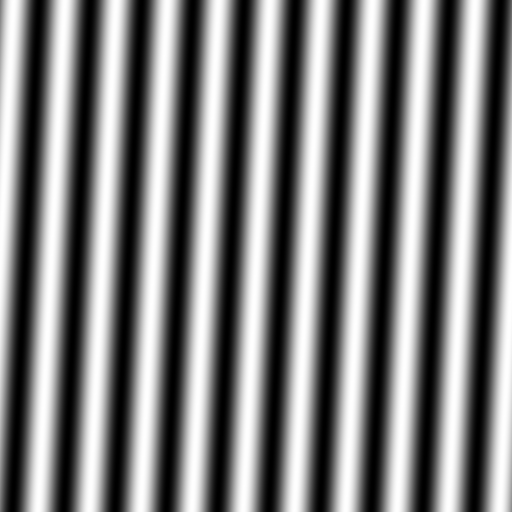
%> input picture aaa.png, 512 x 512 px
$ octave sim_paper3.m   (GNU Octave 9; MATLAB toolbox functions it lacks are replaced by stand-ins)
%> lines starting %> are read from the running program, lines starting %| are printed output that depends on the picture
### PsfOtf.m
function [yy0,OTF2dc] = PsfOtf(w,scale)

% AIM: To generate PSF and OTF using Bessel function
% INPUT VARIABLES
%   w: image size
%   scale: a parameter used to adjust PSF/OTF width
% OUTPUT VRAIBLES
%   yyo: system PSF
%   OTF2dc: system OTF

clear all;
close all;
w=512;
x = linspace(0,w-1,w);
y = linspace(0,w-1,w);
[X,Y] = meshgrid(x,y);

% Generation of the PSF with Besselj.
 scale = 0.63*20/75.23;
R=sqrt(min(X,abs(X-w)).^2+min(Y,abs(Y-w)).^2);
yy=abs(2*besselj(1,scale*R+eps,1)./(scale*R+eps)).^2; %0.5 is introduced to make PSF wider
yy0 = fftshift(yy);
 figure;
 mesh(X,Y,yy0)
 figure;
 imshow(yy0,[])
axis square

%Generate 2D OTF.
OTF2d=fft2(yy);
OTF2dmax = max(max(abs(OTF2d)));
OTF2d = OTF2d./OTF2dmax;
OTF2dc = abs(fftshift(OTF2d));
 figure;
mesh(abs(OTF2dc))
 title('OTF of the system')
 figure;
 imshow(OTF2dc,[])
axis square
imwrite(im2uint8(mat2gray(abs(OTF2dc))),['Ootf25.tif'],'tiff');

### sim_paper3.m
 aaa= imread('aaa.png');
%> aaa is the input picture: size 512x512 uint16; min 0, max 65535, mean 32740.3
    aaa= im2double(aaa);
%> aaa: size 512x512 double
     aaaa= imread('aaaa.png');
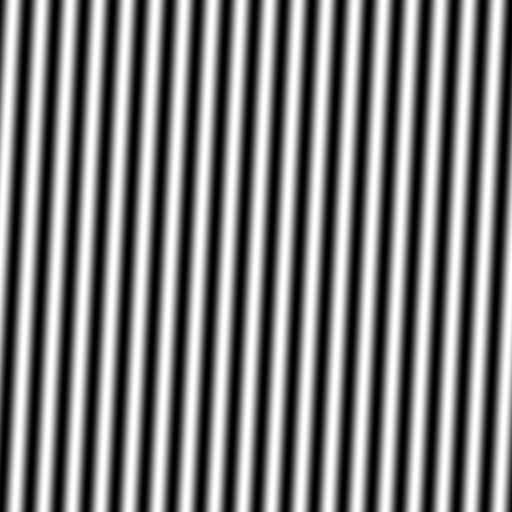
%> input picture aaaa.png, 512 x 512 px
%> aaaa is the input picture: size 512x512 uint16; min 0, max 65535, mean 32764.7
    aaaa= im2double(aaaa);
%> aaaa: size 512x512 double

     w = 512;
scale = 0.23; % used to adjust PSF/OTF width
[PSFo,OTFo] = PsfOtf(w,scale);
%> in PsfOtf, `mesh(X,Y,yy0)`:
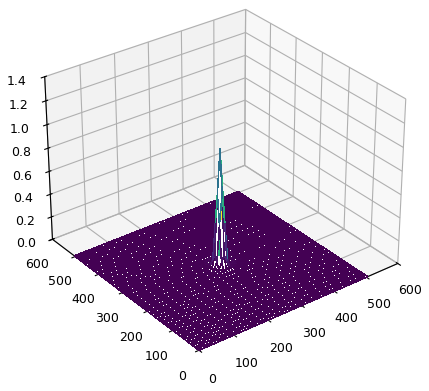
%> figure redrawn from the program's plot data
%> in PsfOtf, `title('OTF of the system')`:
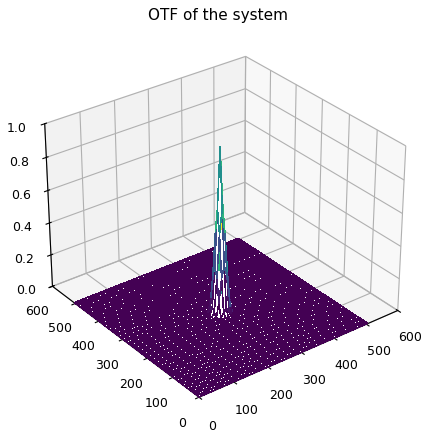
%> figure redrawn from the program's plot data

s1a = aaa.*aaaa; % superposed signal (0 phase)
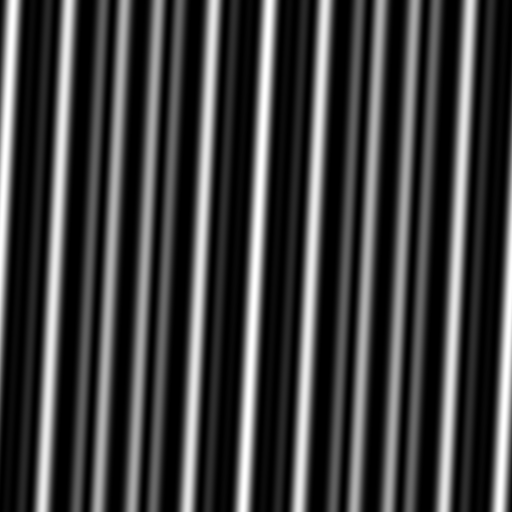
%> s1a: size 512x512 double; min 0, max 1, mean 0.25
 figure;
    imshow(s1a,[])
S1aT = ifft2( fft2(s1a).*fftshift(OTFo) );
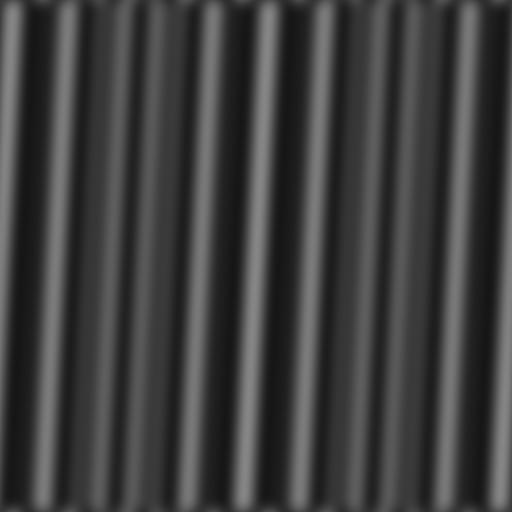
%> S1aT: size 512x512 double; min 0.0871, max 0.525, mean 0.25

    figure;
    imshow(S1aT,[])
                imwrite(im2uint16(mat2gray(S1aT)),['SIM3.png'],'png');
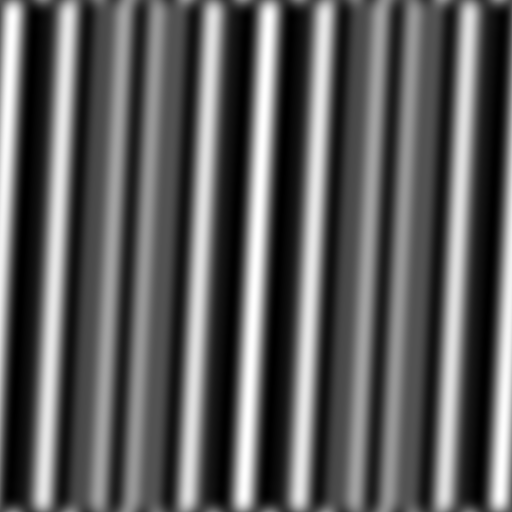
%> saved as SIM3.png: size 512x512 uint16; min 0, max 65535, mean 24304.8; drawn with min black and max white

%> (the run ends here)
